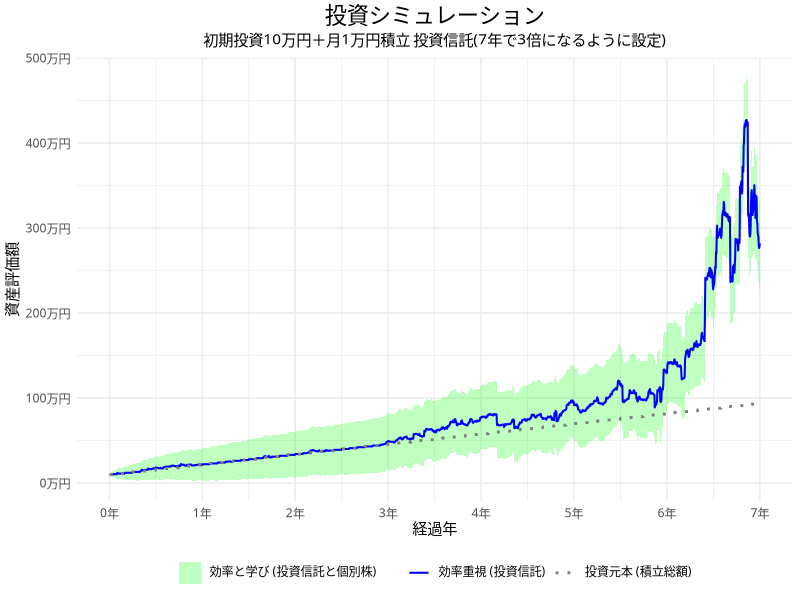
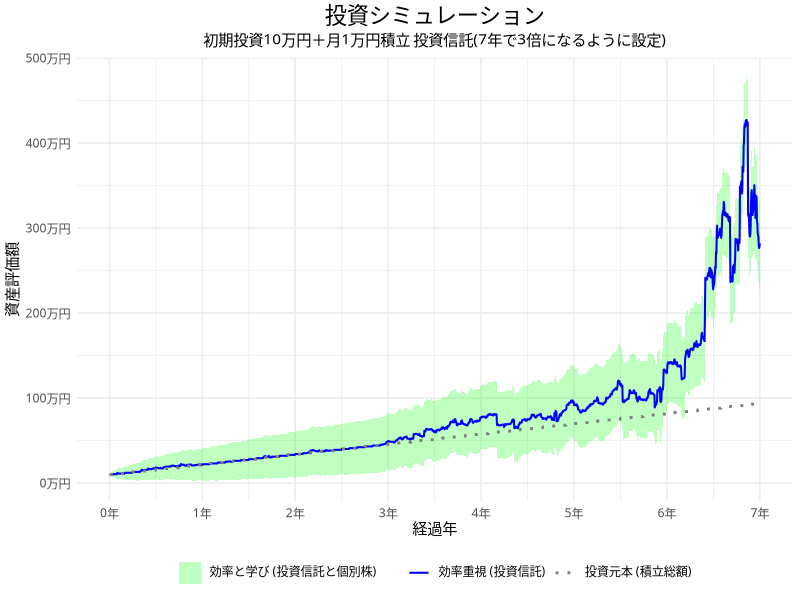

These figures' R source, in order:
# 必要なライブラリ
library(ggplot2)
library(scales)

# --- 1. シミュレーションの基本設定 ---
set.seed(123) # 乱数を固定（軌跡の形を決定）

n_years <- 7
n_days <- n_years * 252
days_per_month <- 252 / 12

initial_investment <- 100000
monthly_investment <- 10000

# 結果を格納するベクトル
prices_trust_raw <- numeric(n_days) # (A) 補正前のシミュレーション結果
invested_capital <- numeric(n_days) # 投資元本

prices_trust_raw[1] <- initial_investment
invested_capital[1] <- initial_investment

# --- 2. (A) 補正前のシミュレーション実行 ---
annual_drift <- 0.17
daily_drift <- annual_drift / 252
changes <- c(-0.30, -0.10, -0.05, -0.01, 0.01, 0.05, 0.10, 0.30)
weights <- c(  1  ,   3  ,  10  ,  50  ,  50  ,  10  ,   3  ,   1  )

for (i in 2:n_days) {
  # (1) 価格変動
  sampled_change <- sample(changes, 1, prob = weights)
  daily_return <- daily_drift + sampled_change
  current_value <- prices_trust_raw[i-1] * (1 + daily_return)
  
  # (2) 積立
  if (i %% round(days_per_month) == 0) {
    current_value <- current_value + monthly_investment 
    invested_capital[i] <- invested_capital[i-1] + monthly_investment
  } else {
    invested_capital[i] <- invested_capital[i-1]
  }
  
  prices_trust_raw[i] <- max(1, current_value) 
}

# --- 3. (A) 最終着地点を「元本の3倍」に補正 ---
final_capital <- tail(invested_capital, 1) # 940,000円
target_value <- final_capital * 3 # 2,820,000円
raw_final_value <- tail(prices_trust_raw, 1) 
profit_raw_timeseries <- prices_trust_raw - invested_capital
target_final_profit <- target_value - final_capital 
raw_final_profit <- raw_final_value - final_capital 
correction_ratio <- target_final_profit / raw_final_profit 
profit_scaled_timeseries <- profit_raw_timeseries * correction_ratio
prices_trust_final <- invested_capital + profit_scaled_timeseries
prices_trust_final <- pmax(prices_trust_final, invested_capital) 

# --- 4. (C) ミックス（レンジ）の計算 (補正後ライン基準) ---
years_axis <- (1:n_days) / 252 
max_vol_amount <- 500000 # 7年で±50万の幅
volatility_coefficient <- max_vol_amount / sqrt(n_years)
volatility_mix <- volatility_coefficient * sqrt(years_axis)

y_mix_upper <- prices_trust_final + volatility_mix
y_mix_lower <- prices_trust_final - volatility_mix
y_mix_lower <- pmax(y_mix_lower, 1)

# --- 5. グラフ描画用のデータ準備 ---
df <- data.frame(
  Year = years_axis,
  Trust_Price = prices_trust_final, 
  Capital = invested_capital,
  Mix_Lower = y_mix_lower,
  Mix_Upper = y_mix_upper
)

# --- 6. ggplot2 によるグラフ描画 (★ ラベル名変更) ---

# ご指定のラベル名を定義
label_mix <- "効率と学び (投資信託と個別株)"
label_trust <- "効率重視 (投資信託)"
label_capital <- "投資元本 (積立総額)"

p <- ggplot(df, aes(x = Year)) +
  
  # C: ミックス（レンジ）
  geom_ribbon(
    aes(ymin = Mix_Lower, ymax = Mix_Upper, fill = label_mix),
    alpha = 0.25
  ) +
  
  # A: 投資信託（基準）
  geom_line(
    aes(y = Trust_Price, color = label_trust),
    linewidth = 0.7
  ) +
  
  # 投資元本
  geom_line(
    aes(y = Capital, color = label_capital),
    linetype = "dotted", 
    linewidth = 1
  ) +
  
  # ラベルとタイトル (★ 変更)
  labs(
    title = "投資シミュレーション",
    subtitle = "初期投資10万円＋月1万円積立 投資信託(7年で3倍になるように設定)",
    x = "経過年",
    y = "資産評価額"
  ) +
  scale_x_continuous(breaks = 0:n_years, labels = paste0(0:n_years, "年")) +
  scale_y_continuous(labels = scales::label_number(scale = 1e-4, suffix = "万円")) +
  
  # 色と凡例 (★ ラベル名変更)
  scale_fill_manual(values = c(setNames("green", label_mix))) +
  scale_color_manual(values = c(
    setNames("blue", label_trust),
    setNames("grey50", label_capital)
  )) +
  
  theme_minimal() +
  theme(
    legend.position = "bottom",
    legend.title = element_blank(), # 凡例のタイトルはなし
    plot.title = element_text(hjust = 0.5, size=16),
    plot.subtitle = element_text(hjust = 0.5),
    text = element_text(family = "Yu Gothic") # フォント指定
  )

# グラフを表示
print(p)

# --- 7. グラフをファイルに保存 ---
file_name <- "investment_simulation_final_labeled.png"

ggsave(
  filename = file_name,
  plot = p,
  width = 11,
  height = 6.5,
  dpi = 300
)

print(paste("グラフを", file_name, "として保存しました。"))